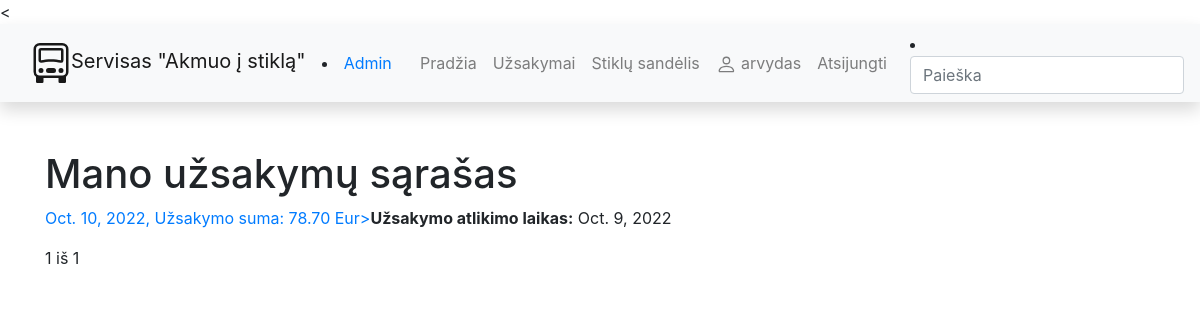
The page /manouzsakymai/ (signed in) on the database its author committed.
### myorder/models.py (models this page shows, shortened)
class Uzsakymas(models.Model):
    auto_tipas = models.ForeignKey('Kategorija', on_delete=models.SET_NULL, null=True, related_name='category')
    auto = models.ForeignKey('Auto', on_delete=models.SET_NULL, null=True, related_name='autos')
    pirkejas = models.ForeignKey(User, models.CASCADE, null=True)
    uzsakymo_laikas = models.DateField(auto_now_add=True)
    due_back = models.DateField("Užsakymo įvykdymo data", null=True, blank=True)
    UZSAKYMAS_STATUS = (
        ('a', 'Apdorojama'),
        ('g', "Galima paimti"),
        ('l', 'Įvykdyta'),
    )
    status = models.CharField(max_length=1, choices=UZSAKYMAS_STATUS, blank=True, default="a", help_text='statusas')
    class Meta:
        verbose_name_plural = "Užsakymas"
        ordering = ["due_back"]
    def suma_all(self):
        kainos = [e.price_sum for e in UzsakymoEilute.objects.filter(uzsakymas_item=self.id).all()]
        suma = sum(kainos)
        return f'{suma} Eur'
    suma_all.short_description = "suma"

class UzsakymoEilute(models.Model):
    auto_item = models.ForeignKey('Auto', on_delete=models.SET_NULL, null=True, related_name='auto_items')
    uzsakymas_item = models.ForeignKey("Uzsakymas", on_delete=models.SET_NULL, null=True, related_name='orders')
    quantity = models.PositiveIntegerField('Prekės kiekis', null=False, help_text='Iveskite prekės kiekį')
    class Meta:
        verbose_name_plural = "Užsakymo eilutė"
    @property
    def price_sum(self):
        price = self.quantity * self.auto_item.kaina
        return price
    def pasirinkta_kategorija(self):
        cat = self.auto_item.auto_tipas.name
        return cat
    pasirinkta_kategorija.short_description = "kategorija"

class Auto(models.Model):
    eurocode = models.CharField('Eurocode', max_length=30)
    pavadinimas = models.CharField('Modelis', max_length=50)
    kategorija = models.ForeignKey("Kategorija", on_delete=models.SET_NULL, null=True, related_name='kategorijos')
    kaina = models.DecimalField("Kaina, Eur", max_digits=5, decimal_places=2)
    aprasymas = models.TextField('Sudėtis', max_length=300)
    update = models.DateField('Atnaujinta', auto_now_add=True)
    lik = models.ForeignKey('Likutis', on_delete=models.SET_NULL, null=True, related_name='auto_link')
    class Meta:
        verbose_name_plural = "Automobilis"

### myorder/views.py (the view)
# urls.py: path('manouzsakymai/', views.UzsakymasListView.as_view(), name='mano_uzsakymai'),
class UzsakymasListView(LoginRequiredMixin, ListView):
    model = Uzsakymas
    context_object_name = 'uzsakymai'
    template_name = "uzsakymas_list.html"
    paginate_by = 10
    def get_queryset(self):
        return Uzsakymas.objects.filter(pirkejas=self.request.user).order_by('due_back')

### myorder/views.py (called while the page is built)
def categories(request):
    return {'categories': Kategorija.objects.all()}

### myorder/templates/uzsakymas_list.html (shortened to what this page needs)
{% extends 'base.html' %}
{% block content %}
<h1>Mano užsakymų sąrašas</h1>
{% if uzsakymai %}
    {% for uzsakymasinst in uzsakymai %}
 <div class="col-md4 d-flex align-items-stretch">
    <a href="{{uzsakymasinst.id}}". >{{uzsakymasinst.uzsakymo_laikas}}, Užsakymo suma: {{uzsakymasinst.suma_all}}></a>
    <p><strong> Užsakymo atlikimo laikas:</strong> {{uzsakymasinst.due_back}}</p>
 </div>
    {% endfor %}
{% else %}
    <p>Jūs nieko neužsakėte</p>
{% endif %}
<div class="pagination">
    <span class="step-links">
        <span class="current">
            {{page_obj.number}} iš {{page_obj.paginator.num_pages}}
        </span>
    </span>
</div>
{% endblock %}

### myorder/templates/base.html (shortened to what this page needs)
<!DOCTYPE html>
<html lang="en">
<head>
    <<link rel="stylesheet" href="https://stackpath.bootstrapcdn.com/bootstrap/4.1.3/css/bootstrap.min.css">
    <link rel="stylesheet" href="https://cdnjs.cloudflare.com/ajax/libs/font-awesome/4.7.0/css/font-awesome.min.css">
    {% load static %}
    <link rel="stylesheet" href="{% static 'css/styles.css' %}">
</head>
<body>
<nav class="navbar navbar-expand-lg navbar-light bg-light static-top mb-5 shadow">
  <div class="container">
    <a class="navbar-brand" href="#">
        Servisas "Akmuo į stiklą"
    </a>
        <li class="nav-item"><a href="{% url 'admin:index' %}">Admin</a></li>
        <div class="collapse navbar-collapse" id="navbarResponsive">
            <ul class="navbar-nav ml-auto">
            <li class="nav-item">
            <a class="nav-link" href="{% url 'index' %}">Pradžia</a>
            </li>
            {% if user.is_authenticated %}
                <li class="nav-item">
                    <a class="nav-link" href="{% url 'mano_uzsakymai' %}">Užsakymai</a>
                </li>
                <li class="nav-item">
                    <a class="nav-link" href="{% url 'autos_link' %}">Stiklų sandėlis</a>
                </li>
                <li class="nav-item"><a class="nav-link" href="{% url 'profilis' %}">
                {{ user.get_username }}</a></li>
                   <li class="nav-item"><a class="nav-link" href="{% url 'logout' %}?next={{request.path}}">Atsijungti</a></li>
            {% else %}
                <li class="nav-item"><a class="nav-link" href="{% url 'login' %}?next={{request.path}}">Prisijungti</a></li>
                <li class="nav-item"><a class="nav-link" href="{% url 'register' %}">Registruotis</a></li>
            {% endif %}
            </ul>
        </div>
   </div>
<li>
    <form action="{% url 'search_link' %}" method="get" class="form-inline my-2 my-md-0">
        <input name="query" class="form-control" type="text" placeholder="Paieška">
    </form>
</li>
</nav>
<div class="container">
{% block content %}{% endblock %}
</div>
</body>
</html>

### rows shown on the page
Uzsakymas: uzsakymo_laikas "Oct. 10, 2022", suma_all "78.70 Eur", due_back "Oct. 9, 2022"

### other values the page prints
{{ user.get_username }} "arvydas"
{{ page_obj.number }} "1"
{{ page_obj.paginator.num_pages }} "1"
